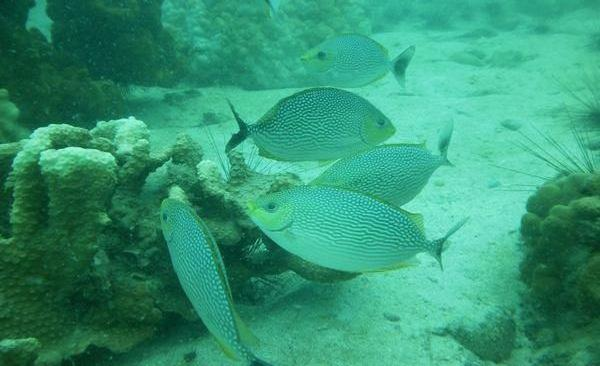
#> input picture samples/test_img.png, 600 x 366 px, found by its file name
$ jupyter execute --allow-errors current_notebook.ipynb   (shell and % lines are left out)
#> lines starting #> are read from the running program, lines starting #| are printed output that depends on the picture
# 1. Clone & Setup

**IMPORTANT NOTE:** Make sure to check the cloned branch on `computer-vision-underwater-image-enhancer` repositories.

# 2. Optional verification

## 1. Enhance samples by 2 model (Semi-URI & SCNet)

## 2. Verify after enhancement

[cell 1]
import numpy as np
from PIL import Image
R = '/kaggle/working/computer-vision-underwater-image-enhancer'
paths = [f'{R}/samples/test_img.png', '/kaggle/working/out_semiuir/test_img.png', '/kaggle/working/out_scnet/test_img.png']
display(Image.fromarray(np.hstack([np.asarray(Image.open(p).convert('RGB')) for p in paths])))   # Origin | Semi-UIR | SCNet
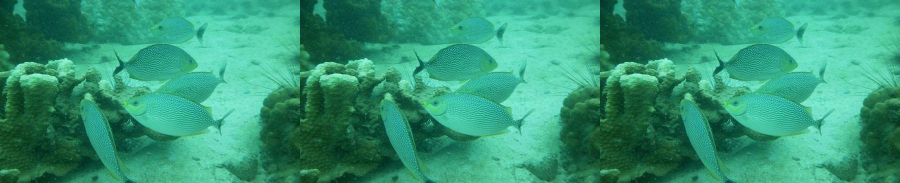
#> shown: PIL image 1800x366 RGB (shown at 1/2 size); mean R, G, B 50.7, 149.3, 115.6

# 3. PSNR / SSIM on test dataset of UIED

## 3.1. Enhance on UIEB test

[cell 2]
import glob, os, subprocess

# Mục 3 là tuỳ chọn (PSNR/SSIM trên UIEB). Không thấy dữ liệu thì bỏ qua, không làm dừng notebook.
found = glob.glob("/kaggle/input/**/UIEBD/test", recursive=True)
UIEB = found[0] if found else None
print("UIEB test:", UIEB)
if UIEB:
    print(os.listdir(UIEB)) # Expected: ['image', 'label']
else:
    print("Không tìm thấy UIEBD/test -> bỏ qua mục 3. Cấu trúc input hiện có:")
    print(subprocess.run("find /kaggle/input -maxdepth 6 -type d | head -40", shell=True, capture_output=True, text=True).stdout)

## 3.2. Calculate PSNR/SSIM

[cell 3]
import glob, subprocess
found = glob.glob("/kaggle/input/**/UIEBD/test", recursive=True)
if not found:
    print("Bỏ qua mục 3.2: không có UIEBD/test")
else:
    D   = found[0]
    IN  = f"{D}/image"
    OUT = "/kaggle/working/out_benchmark"
    E   = "/kaggle/working/computer-vision-underwater-image-enhancer/enhancers"
    r = subprocess.run(["python", f"{E}/eval_uieb.py", "--ref", f"{D}/label",
                        "--pred", f"raw={IN}", f"scnet={OUT}/uieb_scnet", f"semiuir={OUT}/uieb_semiuir"],
                       capture_output=True, text=True)
    print(r.stdout[-3000:], r.stderr[-1500:])

# 4. Enhance RUOD

[cell 4]
# Optional: Check current path and GPU config

## 4.1. Test with 100 images for time and VRAM estimation

[cell 5]
import os, re, glob, shutil, subprocess
# Tự tìm thư mục gốc ruod640 (chứa orig/images/train)
found = glob.glob("/kaggle/input/**/orig/images/train", recursive=True)
#> (the rest of this cell did not finish here and is left out)

## 4.2. Run

[cell 6]
import os, subprocess, time
RUN = "/kaggle/working/computer-vision-underwater-image-enhancer/enhancers/run_ruod.sh"
SCRIPT = {"scnet": "enhance_scnet.py", "semiuir": "enhance_semiuir.py"}

def launch(enhancer, splits):
    if subprocess.run(["pgrep", "-f", SCRIPT[enhancer]], capture_output=True).returncode == 0:
        raise SystemExit(f"{enhancer} is executing.")
    logfile = f"/kaggle/working/run_{enhancer}.log"
    proc = subprocess.Popen(["bash", RUN], cwd="/kaggle/working", stdout=open(logfile, "w"),
                            stderr=subprocess.STDOUT, start_new_session=True,
                            env={**os.environ, "SPLITS": splits, "ENHANCERS": enhancer})
    time.sleep(5)
    print(open(logfile).read())
    return proc

def status(enhancer):
    for s in ["train", "test"]:
        d = f"/kaggle/working/enhanced/{enhancer}/images/{s}"
        print(enhancer, s, len(os.listdir(d)) if os.path.isdir(d) else 0)
    print(subprocess.run(["tail", "-n", "2", f"/kaggle/working/{enhancer}.log"], capture_output=True, text=True).stdout)

Launch SCNet (GPU 0) và Semi-UIR (GPU 1) chạy song song

#> (a cell that did not finish here is left out)

#> (a cell that did not finish here is left out)
